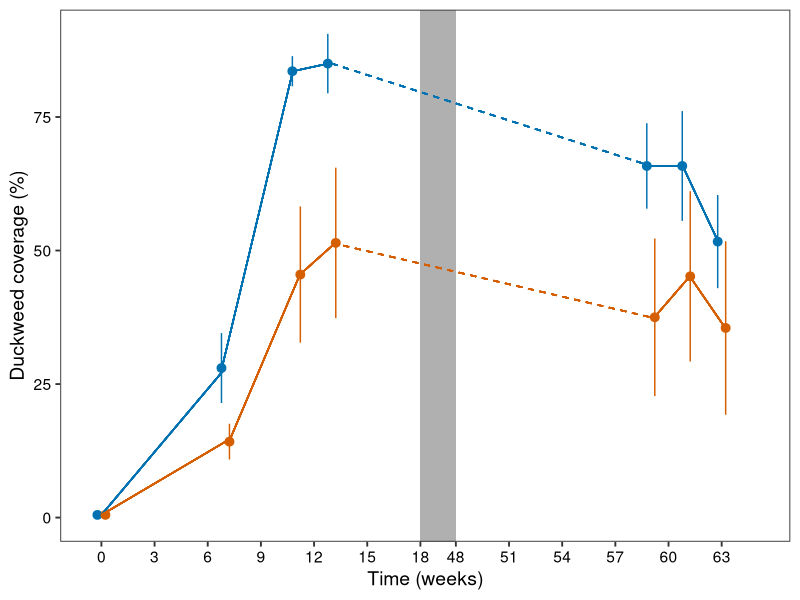

Write R code to recreate this figure. (Note: this script raises an error after producing the figure.)
## ---- chunk 1
library(dplyr)
library(ggplot2)
library(lme4)
library(car)
library(plotrix)
## ---- chunk 2
df <- read.table("duckweedcoverage.txt", sep = "\t", header = TRUE)

mdata.plot <- df %>%
  group_by(year, timepoint, treatment) %>%
  summarise(
    coverage_av = mean(surface_coverage),
    coverage_se = std.error(surface_coverage),
    .groups = 'drop'
  )

## ---- chunk 3
transform_x <- function(x) {
  ifelse(x < 18, x, 
         ifelse(x >= 18 & x <= 48, 18 + (x - 18) / 15, 
                18 + (48 - 18) / 15 + (x - 48) * 1))
}                          
## ---- chunk 4
# Precompute fixed values
control_start_coverage <- mdata.plot$coverage_av[mdata.plot$treatment == "Control" & mdata.plot$timepoint == 0]
control_end_coverage <- mdata.plot$coverage_av[mdata.plot$treatment == "Control" & mdata.plot$timepoint == 7]
herbivory_start_coverage <- mdata.plot$coverage_av[mdata.plot$treatment == "Herbivory" & mdata.plot$timepoint == 0]
herbivory_end_coverage <- mdata.plot$coverage_av[mdata.plot$treatment == "Herbivory" & mdata.plot$timepoint == 7]

px1A <- ggplot(mdata.plot, aes(x = transform_x(timepoint), y = coverage_av, color = treatment)) +
  theme_bw(base_size = 14) +
  geom_pointrange(aes(ymin = coverage_av - coverage_se, ymax = coverage_av + coverage_se), position = position_dodge(0.9)) +
  theme(axis.title.x = element_text(color = "black"),
        axis.text.x = element_text(color = "black"),
        axis.text.y = element_text(color = "black"),
        axis.title.y = element_text(color = "black"),
        panel.grid = element_blank(),
        legend.position = "none",
        plot.title = element_text(hjust = 0.5)) +
  scale_color_manual(name = "Legend", values = c("#0072B2", "#D55E00"),
                     labels = c("Control", "Herbivory"),
                     breaks = c("Control", "Herbivory")) +
  scale_x_continuous(
    breaks = transform_x(c(0, 3, 6, 9, 12, 15, 18, 48, 51, 54, 57, 60, 63)),
    labels = c("0", "3", "6", "9", "12", "15", "18", "48", "51", "54", "57", "60", "63")
  ) +
  expand_limits(x = c(0, transform_x(65)), y = 0) +
  geom_rect(aes(xmin = transform_x(18), xmax = transform_x(48), ymin = -Inf, ymax = Inf),
            fill = "#B0B0B0", color = "transparent", inherit.aes = FALSE) +
  geom_segment(aes(x = transform_x(0), xend = transform_x(7),
                   y = control_start_coverage,
                   yend = control_end_coverage),
               color = "#0072B2") +
  geom_segment(aes(x = transform_x(0), xend = transform_x(7),
                   y = herbivory_start_coverage,
                   yend = herbivory_end_coverage),
               color = "#D55E00") +
  geom_segment(data = mdata.plot,
               aes(x = transform_x(7) - 0.2, xend = transform_x(11) - 0.2,
                   y = coverage_av[treatment == "Control" & timepoint == 7],
                   yend = coverage_av[treatment == "Control" & timepoint == 11]),
               color = "#0072B2") +
  geom_segment(data = mdata.plot,
               aes(x = transform_x(11) - 0.2, xend = transform_x(13) - 0.2,
                   y = coverage_av[treatment == "Control" & timepoint == 11],
                   yend = coverage_av[treatment == "Control" & timepoint == 13]),
               color = "#0072B2") +
  geom_segment(data = mdata.plot,
               aes(x = transform_x(7) + 0.2, xend = transform_x(11) + 0.2,
                   y = coverage_av[treatment == "Herbivory" & timepoint == 7],
                   yend = coverage_av[treatment == "Herbivory" & timepoint == 11]),
               color = "#D55E00") +
  geom_segment(data = mdata.plot,
               aes(x = transform_x(11) + 0.2, xend = transform_x(13) + 0.2,
                   y = coverage_av[treatment == "Herbivory" & timepoint == 11],
                   yend = coverage_av[treatment == "Herbivory" & timepoint == 13]),
               color = "#D55E00") +
  geom_segment(aes(x = transform_x(13), xend = transform_x(59),
                   y = coverage_av[mdata.plot$treatment == "Control" & mdata.plot$timepoint == 13],
                   yend = coverage_av[mdata.plot$treatment == "Control" & mdata.plot$timepoint == 59]),
               color = "#0072B2", linetype = "dashed") +
  geom_segment(aes(x = transform_x(13), xend = transform_x(59),
                   y = coverage_av[mdata.plot$treatment == "Herbivory" & mdata.plot$timepoint == 13],
                   yend = coverage_av[mdata.plot$treatment == "Herbivory" & mdata.plot$timepoint == 59]),
               color = "#D55E00", linetype = "dashed") +
  geom_segment(data = mdata.plot,
               aes(x = transform_x(59) - 0.2, xend = transform_x(61) - 0.2,
                   y = coverage_av[treatment == "Control" & timepoint == 59],
                   yend = coverage_av[treatment == "Control" & timepoint == 61]),
               color = "#0072B2") +
  geom_segment(data = mdata.plot,
               aes(x = transform_x(61) - 0.2, xend = transform_x(63) - 0.2,
                   y = coverage_av[treatment == "Control" & timepoint == 61],
                   yend = coverage_av[treatment == "Control" & timepoint == 63]),
               color = "#0072B2") +
  geom_segment(data = mdata.plot,
               aes(x = transform_x(59) + 0.2, xend = transform_x(61) + 0.2,
                   y = coverage_av[treatment == "Herbivory" & timepoint == 59],
                   yend = coverage_av[treatment == "Herbivory" & timepoint == 61]),
               color = "#D55E00") +
  geom_segment(data = mdata.plot,
               aes(x = transform_x(61) + 0.2, xend = transform_x(63) + 0.2,
                   y = coverage_av[treatment == "Herbivory" & timepoint == 61],
                   yend = coverage_av[treatment == "Herbivory" & timepoint == 63]),
               color = "#D55E00") +
  labs(x = "Time (weeks)", y = "Duckweed coverage (%)")

px1A
## ---- chunk 5
df1 <- df %>%
  filter(timepoint %in% c(7, 11, 13))

model <- lmer(surface_coverage ~ treatment + (1|timepoint) +(1|pond), data = df1)
Anova(model, test = "F")
## ---- chunk 6
df2 <- df %>%
  filter(timepoint %in% c(59, 61, 63))

model <- lmer(surface_coverage ~ treatment + (1|timepoint) +(1|pond), data = df2)
Anova(model, test = "F")
## ---- chunk 7

df3 <- df %>%
  filter(year == 2024, treatment == "Herbivory")

model <- lmer(surface_coverage ~ snail + (1|pond) + (1|timepoint), data = df3)
Anova(model, test = "F")

